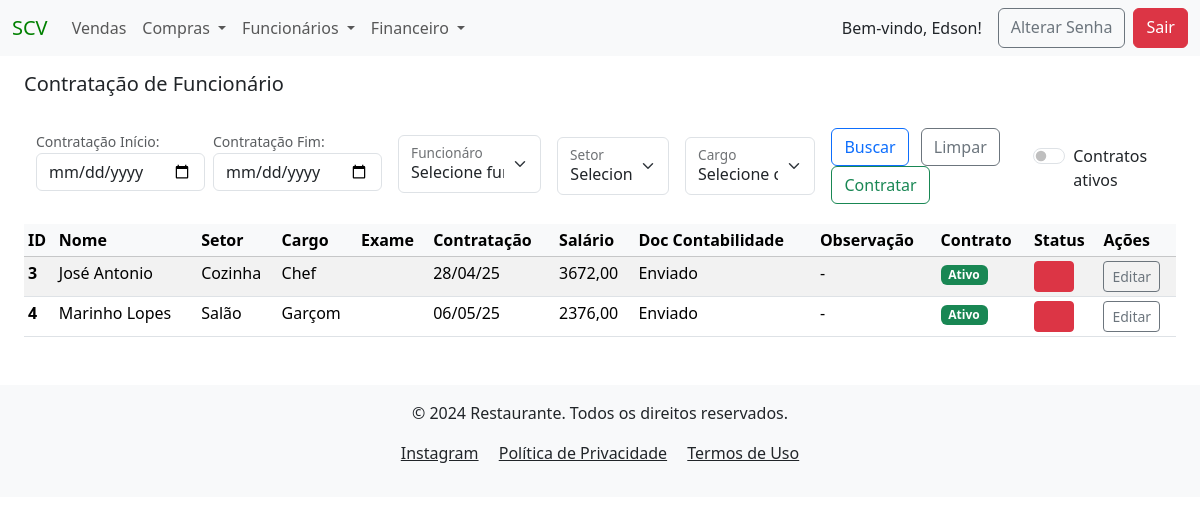
Screenshot of /contratacao/ (signed in) with the database file from the repository.
### users/models.py (models this page shows)
class User(AbstractUser):
    tenant = models.ForeignKey(Tenant, on_delete=models.PROTECT)
    phone = models.CharField(max_length=13, blank=True, null=True)
    birth_date = models.DateField(blank=False, null=False)
    created_at = models.DateTimeField(auto_now_add=True)
    updated_at = models.DateTimeField(auto_now=True)
    groups = models.ManyToManyField(
        'auth.Group',
        related_name='custom_user_set',  # Adicionando um nome diferente para evitar o conflito
        blank=True
    )
    user_permissions = models.ManyToManyField(
        'auth.Permission',
        related_name='custom_user_permissions_set',  # Adicionando um nome diferente para evitar o conflito
        blank=True
    )

### funcionarios/models.py (models this page shows, shortened)
class Contratacao(models.Model):
    CARGOS_POR_SETOR = {
                    'Administração': ["Gerente Financeiro", "Auxiliar Adm"],
                    'Cozinha': ["Chef", "Cozinheiro", "Cozinheiro Auxiliar"],
                    'Limpeza': ["Faxineira(o)"],
                    'Sushi': ["Peixeiro", "Sushiman", "Sushiman Auxiliar"],
                    'Salão': ["Caixa", "Cumin", "Garçom", "Gerente Geral", "Maitre", "Recepcionista"],
                    'Bar': ["Barman", "Copeiro"],
                    'Vallet': ["Manobrista"]
                    }
    SETOR_CHOICES = [(key, key) for key in CARGOS_POR_SETOR.keys()]
    CARGO_CHOICES = [(value, value) for sublist in CARGOS_POR_SETOR.values() for value in sublist]
    DOC_CONTABILIDADE = [('Enviado', 'Enviado'),
                         ('Não Enviado', 'Não Enviado')]
    tenant = models.ForeignKey(Tenant, on_delete=models.CASCADE)
    created_at = models.DateTimeField(auto_now_add=True)
    nome_funcionario = models.ForeignKey(Cadastro, on_delete=models.PROTECT, verbose_name="Funcionário", null=False)
    setor = models.CharField(verbose_name="Setor", choices=SETOR_CHOICES, max_length=13, null=False, blank=False)
    cargo = models.CharField(verbose_name="Cargo", choices=CARGO_CHOICES, max_length=19, null=False, blank=False)
    data_exame_admissional = models.DateField(verbose_name="Dt Exame Admissional", null=True, blank=True)
    data_contratacao = models.DateField(verbose_name="Data Contratação", null=False, blank=False)
    salario = models.DecimalField(verbose_name="Salário", max_digits=9, decimal_places=2, null=True, blank=True)
    contabilidade_admissional = models.CharField(verbose_name="Doc Contabilidade", choices=DOC_CONTABILIDADE, max_length=11, null=True, blank=True)
    status_admissional = models.BooleanField(verbose_name="Status Rescisão", default=False)
    observacao_admissional = models.CharField(verbose_name="Obs Admissional", max_length=50, null=True, blank=True)
    author = models.ForeignKey(settings.AUTH_USER_MODEL, on_delete=models.PROTECT, blank=False, default=1)
    dt_atualizado = models.DateTimeField(auto_now=True, null=False, blank=False)
    class Meta:
        unique_together = ('nome_funcionario', 'data_contratacao')  # Um funcionário só pode ter uma contratação por data de pagamento
    @property
    def status_rescisao(self):
        return Rescisao.objects.filter(nome_funcionario_id=self.nome_funcionario_id).exists()

class Cadastro(models.Model):
    LIST_BANK = [('Banco do Brasil', 'Banco do Brasil'),
                   ('Banco Original', 'Banco Original'),
                   ('Bradesco', 'Bradesco'),
                   ('Caixa Econômica', 'Caixa Econômica'),
                   ('C6 Bank', 'C6 Bank'),
                   ('Itau', 'Itau'),
                   ('Inter', 'Inter'),
                   ('Neon', 'Neon'),
                   ('Next', 'Next'),
                   ('Nubank', 'Nubank'),
                   ('Santander', 'Santander'),
                   ]
    tenant = models.ForeignKey(Tenant, on_delete=models.CASCADE)
    created_at = models.DateTimeField(auto_now_add=True)
    nome_funcionario = models.CharField(verbose_name="Funcionário", max_length=40 , blank=False, unique=True)
    rg = models.CharField(verbose_name="RG", max_length=14, null=True , blank=True)
    cpf = models.CharField(verbose_name="CPF", max_length=14, null=True , blank=True)
    carteira_trabalho = models.CharField(verbose_name="CTPS", max_length=12, null=True, blank=True)
    endereco = models.CharField(verbose_name="Endereço", max_length=40, null=True, blank=True)
    numero = models.CharField(verbose_name="Número", max_length=255, null=True, blank=True)
    bairro = models.CharField(verbose_name="Bairro", max_length=20, null=True, blank=True)
    cidade = models.CharField(verbose_name="Cidade", max_length=30, null=True, blank=True)
    telefone = models.CharField(verbose_name="Telefone", max_length=13, null=True, blank=True)
    banco = models.CharField(verbose_name="Banco", choices=LIST_BANK, max_length=15, null=True, blank=True)
    agencia = models.CharField(verbose_name="Agencia", max_length=7, null=True, blank=True)
    conta = models.CharField(verbose_name="Conta", max_length=10, null=True, blank=True)
    author = models.ForeignKey(settings.AUTH_USER_MODEL, on_delete=models.PROTECT, blank=False, default=1)
    dt_atualizado = models.DateTimeField(auto_now=True, null=False, blank=False)
    def __str__(self):
        return f"{self.nome_funcionario}"

### funcionarios/views.py (the view)
# urls.py: path('contratacao/', ContratacaoListView.as_view(), name="contratacao_list"),
class ContratacaoListView(LoginRequiredMixin, PermissionRequiredMixin, TenantQuerysetMixin, HandleNoPermissionMixin,ListView):
    model = Contratacao
    template_name = 'funcionarios/contratacao_list.html'  # Garante que o template correto será usado
    permission_required = 'funcionarios.view_contratacao'  # Permissão para visualizar objetos'
    def get_queryset(self):
        tenant = getattr(self.request.user, 'tenant', None)
        queryset = Contratacao.objects.filter(tenant=tenant)
        data_inicio_contratacao = self.request.GET.get('data_inicio_contratacao')
        data_fim_contratacao = self.request.GET.get('data_fim_contratacao')
        if data_inicio_contratacao:
            queryset = queryset.filter(data_contratacao__gte=data_inicio_contratacao)
        if data_fim_contratacao:
            queryset = queryset.filter(data_contratacao__lte=data_fim_contratacao)
        nome_funcionario_contratacao = self.request.GET.get('nome_funcionario')
        if nome_funcionario_contratacao:
            queryset = queryset.filter(id=nome_funcionario_contratacao)
        setor_contratacao = self.request.GET.get('setor')
        if setor_contratacao:
            queryset = queryset.filter(setor=setor_contratacao)
        cargo_contratacao = self.request.GET.get('cargo')
        if cargo_contratacao:
            queryset = queryset.filter(cargo=cargo_contratacao)
        status_rescisao_subquery = Rescisao.objects.filter(nome_funcionario_id=OuterRef('nome_funcionario_id'))
        queryset = queryset.annotate(status_rescisao_exists=Exists(status_rescisao_subquery))
        filtrar_status_contrato = self.request.GET.get('filtrar_status_contrato')
        if filtrar_status_contrato == 'on':  # Quando o switch está ativado
            queryset = queryset.filter(status_rescisao_exists=False)  # Apenas contratações sem rescisão
        return queryset
    def get_context_data(self, **kwargs):
        context = super().get_context_data(**kwargs)
        tenant = getattr(self.request.user, 'tenant', None)
        if tenant:
            tenant = str(tenant).lower().replace(' ', '_')  # Formata o tenant
        context['tenant'] = tenant
        context['contratacao_funcionarios'] = Contratacao.objects.all()
        context['contratacao_setor'] = Contratacao.objects.values_list('setor', flat=True).distinct()
        context['contratacao_cargo'] = Contratacao.objects.values_list('cargo', flat=True).distinct()
        context['filtrar_status_contrato'] = 'filtrar_status_contrato' in self.request.GET  # Passa o estado do switch para o template
        return context

### funcionarios/templates/funcionarios/contratacao_list.html (shortened to what this page needs)
{% extends 'global/base.html' %}
{% block content %}
    <h5 class="mb-4 mt-3">Contratação de Funcionário</h5>
    <div class="container-fluid">
        <form id="filtro-form" action="" method="GET" class="d-flex align-items-center">
            <div class="mb-2">
                <small for="data_inicio" class="form-text">Contratação Início:</small>
                <input type="date" class="form-control" id="data_inicio_contratacao" name="data_inicio_contratacao" value="{{ request.GET.data_contratacao }}">
            </div>
            <div class="mb-2 ms-2 me-2">
                <small for="data_fim" class="form-text">Contratação Fim:</small>
                <input type="date" class="form-control" id="data_fim_contratacao" name="data_fim_contratacao" value="{{ request.GET.data_contratacao }}">
            </div>
            <div class="form-floating mb-2 ms-2 me-2 mt-2">
                <select class="form-select" id="floatingSelect" name="nome_funcionario" aria-label="Floating label select example">
                    <option value="">Selecione funcionário</option>
                </select>
                <label for="floatingSelect">Funcionáro</label>
            </div>
            <div class="form-floating mb-1 ms-2 me-2 mt-2">
                <select class="form-select" id="floatingSelect" name="setor" aria-label="Floating label select example">
                    <option value="">Selecione setor</option>
                </select>
                <label for="floatingSelect">Setor</label>
            </div>
            <div class="form-floating mb-1 ms-2 me-2 mt-2">
                <select class="form-select" id="floatingSelect" name="cargo" aria-label="Floating label select example">
                    <option value="">Selecione cargo</option>
                </select>
                <label for="floatingSelect">Cargo</label>
            </div>
            <div class="mb-1 ms-2 mt-2">
                <button type="submit" class="btn btn-outline-primary me-2" name="buscar_funcionario_cadastro">Buscar</button>
                <a href="{% url 'contratacao_list' %}?tenant={{ tenant }}" class="btn btn-outline-secondary me-2">Limpar</a>
                <a href="{% url 'create_contratacao' %}?tenant={{ tenant }}" class="btn btn-outline-success me-2">Contratar</a>
            </div>
            <div class="form-check form-switch mb-2 me-2 ms-2 mt-3">
                <input class="form-check-input" type="checkbox" role="switch" id="flexSwitchCheckDefault" name="filtrar_status_contrato" {% if filtrar_status_contrato %}checked{% endif %} onchange="document.getElementById('filtro-form').submit();">
                <label class="form-check-label" for="flexSwitchCheckDefault">Contratos ativos</label>
            </div>
        </form>
    </div>
    {% if contratacao_list %}
        <table class="table table-sm table-striped table-hover mt-3">
            <thead class="table-light">
            <tr>
                <th scope="col">ID</th>
                <th scope="col">Nome</th>
                <th scope="col">Setor</th>
                <th scope="col">Cargo</th>
                <th scope="col">Exame</th>
                <th scope="col">Contratação</th>
                <th scope="col">Salário</th>
                <th scope="col">Doc Contabilidade</th>
                <th scope="col">Observação</th>
                <th scope="col">Contrato</th>
                <th scope="col">Status</th>
                <th scope="col">Ações</th>
            </tr>
            </thead>
            <tbody>
                {% for contratacao in contratacao_list %}
                    <tr>
                        <th scope="row" >{{ contratacao.pk }}</th>
                        <td>{{ contratacao.nome_funcionario }}</td>
                        <td>{{ contratacao.setor| default:"-" }}</td>
                        <td>{{ contratacao.cargo| default:"-" }}</td>
                        <td>{{ contratacao.data_exame_admissional|date:"d/m/y"}}</td>
                        <td>{{ contratacao.data_contratacao|date:"d/m/y" }}</td>
                        <td>{{ contratacao.salario| default:"-" }}</td>
                        <td>{{ contratacao.contabilidade_admissional| default:"-" }}</td>
                        <td>{{ contratacao.observacao_admissional| default:"-" }}</td>
                        <td>
                            {% if contratacao.status_rescisao == False %}
                                <span class="badge bg-success">Ativo</span>
                            {% else %}
                                <span class="badge bg-danger">Rescindido</span>
                            {% endif %}
                        </td>
                        <td>
                            <span
                                class="btn btn-sm
                                {% if contratacao.contabilidade_admissional != "Enviado" or contratacao.data_exame_admissional == None %}
                                    btn-danger
                                {% else %}
                                    btn-success
                                {% endif %}"
                                >&nbsp;&nbsp;&nbsp;&nbsp;&nbsp;&nbsp;
                            </span>
                        </td>
                        <td>
                            <a href="{% url 'update_contratacao' pk=contratacao.pk %}?tenant={{ tenant }}" class="btn btn-outline-secondary btn-sm">Editar</a>
                        </td>
                    </tr>
                {% endfor %}
            </tbody>
        </table>
    {% else %}
        <div class="container">
            <div class="alert alert-warning mt-3" role="alert">
                Não há contratação para o filtro selecionado.
            </div>
        </div>
    {% endif %}
{% endblock content %}

### project/templates/global/base.html (shortened to what this page needs)
<!DOCTYPE html>
<html lang="pt-br">
  <head>
    <link href="https://cdn.jsdelivr.net/npm/bootstrap@5.3.3/dist/css/bootstrap.min.css" rel="stylesheet">
  </head>
  <body>
    <nav class="navbar navbar-expand-lg bg-body-tertiary">
      <div class="container-fluid">
        <a class="navbar-brand" href="{% url 'menu' %}?tenant={{ tenant }}" style="color: green">SCV</a>
        <div class="collapse navbar-collapse" id="navbarSupportedContent">
          <ul class="navbar-nav me-auto mb-2 mb-lg-0">
            <li class="nav-item">
              <a class="nav-link" href="{% url 'venda_list' %}?tenant={{ tenant }}">Vendas</a>
            <li class="nav-item dropdown">
              <a class="nav-link dropdown-toggle" href="#" role="button" data-bs-toggle="dropdown" aria-expanded="false">
                Compras
              </a>
            </li>
            <li class="nav-item dropdown">
              <a class="nav-link dropdown-toggle" href="#" role="button" data-bs-toggle="dropdown" aria-expanded="false">
                Funcionários
              </a>
            </li>
            <li class="nav-item dropdown">
              <a class="nav-link dropdown-toggle" href="#" role="button" data-bs-toggle="dropdown" aria-expanded="false">
              Financeiro
              </a>
            </li>
          </ul>
          <div class="d-flex ms-auto">
            {% if user.is_authenticated %}
              <span class="navbar-text text-dark me-3">
                Bem-vindo, {{ user.first_name }}!
              </span>
              <a href="{% url 'password_change' %}?tenant={{ tenant }}" class="btn btn-outline-secondary me-2">Alterar Senha</a>
              <a href="{% url 'logout' %}?tenant={{ tenant }}" class="btn btn-danger">Sair</a>
            {% else %}
              <a href="{% url 'login' %}?tenant={{ tenant }}" class="btn btn-outline-light">Login</a>
            {% endif %}
          </div>
        </div>
      </div>
    </nav>
    <main class="container-fluid px-4">
        {% block content %}{% endblock content %}
    </main>
      <footer class="bg-body-tertiary text-dark py-3 mt-5">
        <div class="container text-center">
            <p>&copy; 2024 Restaurante. Todos os direitos reservados.</p>
            <p>
                <a href="https://www.instagram.com/sushicasaverde/"
                    class="text-dark me-3"
                    target="_blank"
                    rel="noopener noreferrer"
                    >Instagram</a>
                <a href="#" class="text-dark me-3">Política de Privacidade</a>
                <a href="#" class="text-dark">Termos de Uso</a>
            </p>
        </div>
      </footer>
  </body>
</html>

### rows the page displays
User: first_name "Edson"
Contratacao: pk "3", nome_funcionario "José Antonio", setor "Cozinha", cargo "Chef", data_contratacao "28/04/25", salario "3672,00", contabilidade_admissional "Enviado", observacao_admissional "-", shows "Ativo"
Contratacao: pk "4", nome_funcionario "Marinho Lopes", setor "Salão", cargo "Garçom", data_contratacao "06/05/25", salario "2376,00", contabilidade_admissional "Enviado", observacao_admissional "-", shows "Ativo"
